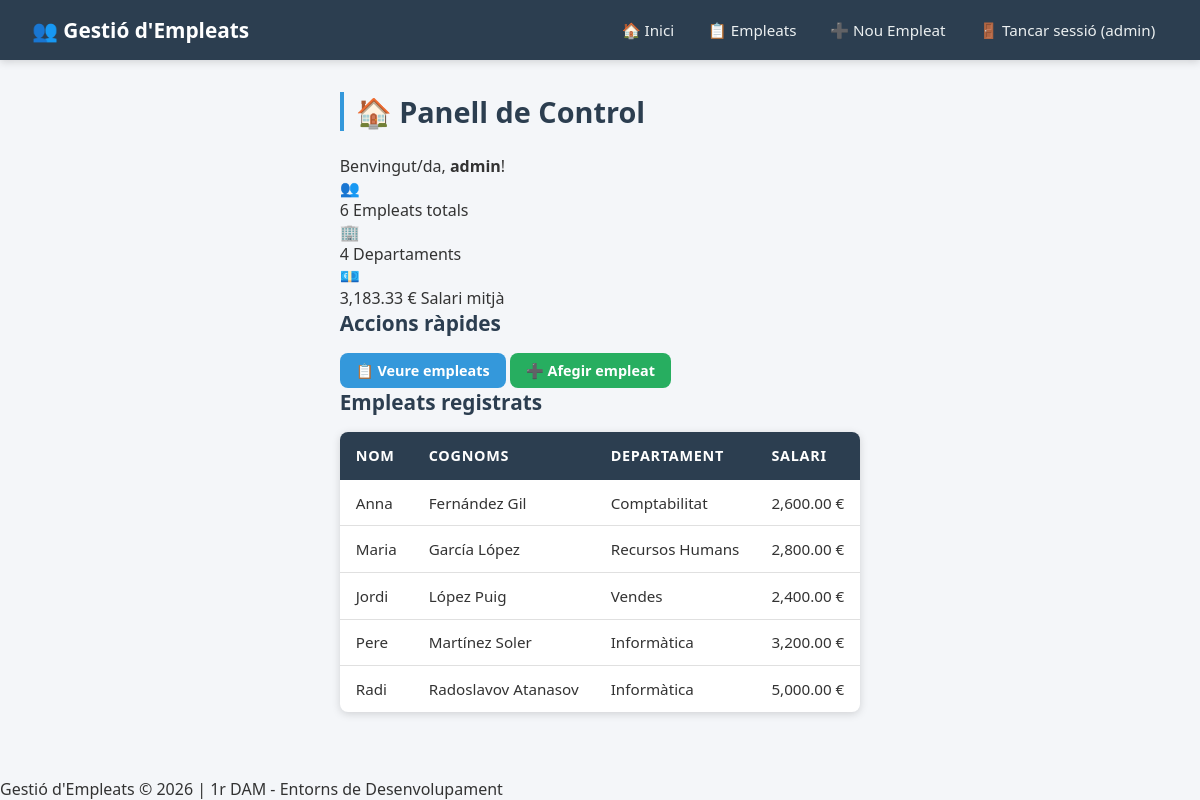
Screenshot of /dashboard.php (signed in) with the database file from the repository.
### tables this page shows
CREATE TABLE `empleats` (
  `id` int(11) NOT NULL,
  `nom` varchar(100) NOT NULL,
  `cognoms` varchar(150) NOT NULL,
  `departament` varchar(100) NOT NULL,
  `salari` decimal(8,2) NOT NULL,
  `data_alta` date NOT NULL,
  `email` varchar(150) NOT NULL
);

### includes/funcions.php (called while the page is built, shortened)
<?php
function connectarBD() {
    $conn = new mysqli(DB_HOST, DB_USER, DB_PASS, DB_NAME);
    $conn->set_charset("utf8mb4");
    return $conn;
}
function obtenirEmpleats() {
    $conn = connectarBD();
    $resultat = $conn->query("SELECT * FROM empleats ORDER BY cognoms ASC");
    $empleats = $resultat->fetch_all(MYSQLI_ASSOC);
    return $empleats;
}

### dashboard.php (the view, shortened to what this page needs)
<?php
require_once __DIR__ . '/includes/header.php';
$empleats = obtenirEmpleats();
$total = count($empleats);
$salariMitja = 0;
if ($total > 0) {
    $sumaSalaris = array_sum(array_column($empleats, 'salari'));
    $salariMitja = $sumaSalaris / $total;
}
$departaments = array_unique(array_column($empleats, 'departament'));
$totalDepartaments = count($departaments);
?>
<h1>🏠 Panell de Control</h1>
<p>Benvingut/da, <strong><?= htmlspecialchars($_SESSION['usuari_nom']) ?></strong>!</p>
<div class="dashboard-cards">
    <div class="card">
        <div class="card-icon">👥</div>
        <div class="card-info">
            <span class="card-numero"><?= $total ?></span>
            <span class="card-label">Empleats totals</span>
        </div>
    </div>
    <div class="card">
        <div class="card-icon">🏢</div>
        <div class="card-info">
            <span class="card-numero"><?= $totalDepartaments ?></span>
            <span class="card-label">Departaments</span>
        </div>
    </div>
    <div class="card">
        <div class="card-icon">💶</div>
        <div class="card-info">
            <span class="card-numero"><?= number_format($salariMitja, 2) ?> €</span>
            <span class="card-label">Salari mitjà</span>
        </div>
    </div>
</div>
<div class="accions-rapides">
    <h2>Accions ràpides</h2>
    <a href="empleados/listar.php" class="btn btn-primary">📋 Veure empleats</a>
    <a href="empleados/crear.php" class="btn btn-success">➕ Afegir empleat</a>
</div>
<div class="seccio">
    <h2>Empleats registrats</h2>
    <?php if ($total > 0): ?>
    <table>
        <thead>
            <tr>
                <th>Nom</th>
                <th>Cognoms</th>
                <th>Departament</th>
                <th>Salari</th>
            </tr>
        </thead>
        <tbody>
            <?php foreach (array_slice($empleats, 0, 5) as $e): ?>
            <tr>
                <td><?= htmlspecialchars($e['nom']) ?></td>
                <td><?= htmlspecialchars($e['cognoms']) ?></td>
                <td><?= htmlspecialchars($e['departament']) ?></td>
                <td><?= number_format($e['salari'], 2) ?> €</td>
            </tr>
            <?php endforeach; ?>
        </tbody>
    </table>
    <?php else: ?>
        <p>No hi ha empleats registrats encara.</p>
    <?php endif; ?>
</div>
<?php require_once __DIR__ . '/includes/footer.php'; ?>

### includes/header.php (shortened to what this page needs)
<?php
require_once __DIR__ . '/funcions.php';
?>
<!DOCTYPE html>
<html lang="ca">
<head>
    <link rel="stylesheet" href="<?= BASE_URL ?>css/estils.css">
</head>
<body>
<?php if (isset($_SESSION['usuari_id'])): ?>
<nav class="navbar">
    <div class="nav-brand">👥 Gestió d'Empleats</div>
    <ul class="nav-links">
        <li><a href="<?= BASE_URL ?>dashboard.php">🏠 Inici</a></li>
        <li><a href="<?= BASE_URL ?>empleados/listar.php">📋 Empleats</a></li>
        <li><a href="<?= BASE_URL ?>empleados/crear.php">➕ Nou Empleat</a></li>
        <li><a href="<?= BASE_URL ?>logout.php">🚪 Tancar sessió
            (<?= htmlspecialchars($_SESSION['usuari_nom']) ?>)
        </a></li>
    </ul>
</nav>
<?php endif; ?>
<main class="container">

### includes/footer.php
</main>
<footer class="footer">
    <p>Gestió d'Empleats &copy; <?= date('Y') ?> | 1r DAM - Entorns de Desenvolupament</p>
</footer>
</body>
</html>

### css/estils.css (style rules this page uses)
:root { --color-primary: #3498db; --color-success: #27ae60; --color-warning: #f39c12; --color-danger: #e74c3c; --color-secondary: #95a5a6; --color-dark: #2c3e50; --color-light: #ecf0f1; --color-white: #ffffff; --shadow: 0 2px 8px rgba(0,0,0,0.15); --radius: 8px; }
* { margin: 0; padding: 0; box-sizing: border-box; }
body { font-family: 'Segoe UI', Tahoma, Geneva, Verdana, sans-serif; background-color: #f4f6f9; color: #333; min-height: 100vh; display: flex; flex-direction: column; }
.navbar { background-color: var(--color-dark); padding: 0 2rem; display: flex; align-items: center; justify-content: space-between; box-shadow: var(--shadow); position: sticky; top: 0; z-index: 100; }
.nav-brand { color: var(--color-white); font-size: 1.3rem; font-weight: bold; padding: 1rem 0; }
.nav-links { list-style: none; display: flex; gap: 0.5rem; }
.nav-links a { color: var(--color-light); text-decoration: none; padding: 1rem 0.8rem; display: block; transition: background 0.2s; border-radius: var(--radius); font-size: 0.95rem; }
.container { max-width: 1100px; margin: 2rem auto; padding: 0 1.5rem; flex: 1; }
h1 { color: var(--color-dark); margin-bottom: 1.5rem; font-size: 1.8rem; border-left: 4px solid var(--color-primary); padding-left: 0.75rem; }
h2 { color: var(--color-dark); margin-bottom: 1rem; font-size: 1.3rem; }
.btn { display: inline-block; padding: 0.5rem 1rem; border: none; border-radius: var(--radius); cursor: pointer; font-size: 0.9rem; font-weight: 600; text-decoration: none; transition: opacity 0.2s, transform 0.1s; }
.btn-primary { background: var(--color-primary); color: var(--color-white); }
.btn-success { background: var(--color-success); color: var(--color-white); }
table { width: 100%; border-collapse: collapse; background: var(--color-white); border-radius: var(--radius); overflow: hidden; box-shadow: var(--shadow); margin-top: 1rem; }
thead { background-color: var(--color-dark); color: var(--color-white); }
thead th { padding: 0.9rem 1rem; text-align: left; font-size: 0.9rem; text-transform: uppercase; letter-spacing: 0.05em; }
tbody tr { border-bottom: 1px solid #e0e0e0; transition: background 0.15s; }
tbody tr:last-child { border-bottom: none; }
tbody td { padding: 0.8rem 1rem; font-size: 0.95rem; }

### rows the page displays
empleats: nom "Anna", cognoms "Fernández Gil", departament "Comptabilitat", salari "2,600.00"
empleats: nom "Maria", cognoms "García López", departament "Recursos Humans", salari "2,800.00"
empleats: nom "Jordi", cognoms "López Puig", departament "Vendes", salari "2,400.00"
empleats: nom "Pere", cognoms "Martínez Soler", departament "Informàtica", salari "3,200.00"
empleats: nom "Radi", cognoms "Radoslavov Atanasov", departament "Informàtica", salari "5,000.00"

### other values shown
$_SESSION['usuari_nom'] "admin"
$total "6"
$totalDepartaments "4"
$salariMitja "3,183.33"
